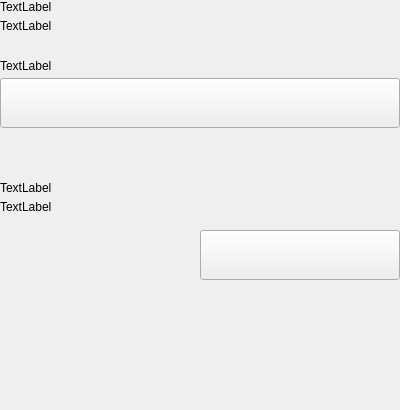
<?xml version="1.0" encoding="UTF-8"?>
<ui version="4.0">
 <class>SettingsBackupWallet</class>
 <widget class="QWidget" name="SettingsBackupWallet">
  <property name="geometry">
   <rect>
    <x>0</x>
    <y>0</y>
    <width>400</width>
    <height>410</height>
   </rect>
  </property>
  <property name="windowTitle">
   <string>Form</string>
  </property>
  <layout class="QVBoxLayout" name="verticalLayout">
   <property name="spacing">
    <number>0</number>
   </property>
   <property name="leftMargin">
    <number>0</number>
   </property>
   <property name="topMargin">
    <number>0</number>
   </property>
   <property name="rightMargin">
    <number>0</number>
   </property>
   <property name="bottomMargin">
    <number>0</number>
   </property>
   <item>
    <widget class="QWidget" name="left" native="true">
     <layout class="QVBoxLayout" name="verticalLayout_2">
      <property name="leftMargin">
       <number>0</number>
      </property>
      <property name="topMargin">
       <number>0</number>
      </property>
      <property name="rightMargin">
       <number>0</number>
      </property>
      <property name="bottomMargin">
       <number>0</number>
      </property>
      <item>
       <layout class="QVBoxLayout" name="verticalLayoutTitle">
        <property name="spacing">
         <number>5</number>
        </property>
        <item>
         <widget class="QLabel" name="labelTitle">
          <property name="text">
           <string>TextLabel</string>
          </property>
         </widget>
        </item>
        <item>
         <widget class="QLabel" name="labelSubtitle1">
          <property name="text">
           <string>TextLabel</string>
          </property>
          <property name="wordWrap">
           <bool>true</bool>
          </property>
         </widget>
        </item>
       </layout>
      </item>
      <item>
       <spacer name="verticalSpacer_5">
        <property name="orientation">
         <enum>Qt::Vertical</enum>
        </property>
        <property name="sizeHint" stdset="0">
         <size>
          <width>20</width>
          <height>20</height>
         </size>
        </property>
       </spacer>
      </item>
      <item>
       <layout class="QVBoxLayout" name="verticalLayout_9">
        <property name="spacing">
         <number>5</number>
        </property>
        <item>
         <widget class="QLabel" name="labelSubtitleLocation">
          <property name="text">
           <string>TextLabel</string>
          </property>
         </widget>
        </item>
        <item>
         <widget class="QPushButton" name="pushButtonDocuments">
          <property name="minimumSize">
           <size>
            <width>0</width>
            <height>50</height>
           </size>
          </property>
          <property name="maximumSize">
           <size>
            <width>16777215</width>
            <height>50</height>
           </size>
          </property>
          <property name="focusPolicy">
           <enum>Qt::NoFocus</enum>
          </property>
          <property name="text">
           <string/>
          </property>
         </widget>
        </item>
       </layout>
      </item>
      <item>
       <spacer name="verticalSpacer_2">
        <property name="orientation">
         <enum>Qt::Vertical</enum>
        </property>
        <property name="sizeHint" stdset="0">
         <size>
          <width>20</width>
          <height>40</height>
         </size>
        </property>
       </spacer>
      </item>
      <item>
       <widget class="QLabel" name="labelDivider">
        <property name="minimumSize">
         <size>
          <width>0</width>
          <height>1</height>
         </size>
        </property>
        <property name="maximumSize">
         <size>
          <width>16777215</width>
          <height>1</height>
         </size>
        </property>
        <property name="text">
         <string/>
        </property>
       </widget>
      </item>
      <item>
       <layout class="QVBoxLayout" name="verticalLayoutTitle_2">
        <property name="spacing">
         <number>5</number>
        </property>
        <item>
         <widget class="QLabel" name="labelTitle_2">
          <property name="text">
           <string>TextLabel</string>
          </property>
         </widget>
        </item>
        <item>
         <widget class="QLabel" name="labelSubtitle_2">
          <property name="text">
           <string>TextLabel</string>
          </property>
          <property name="wordWrap">
           <bool>true</bool>
          </property>
         </widget>
        </item>
       </layout>
      </item>
      <item>
       <spacer name="verticalSpacer_6">
        <property name="orientation">
         <enum>Qt::Vertical</enum>
        </property>
        <property name="sizeHint" stdset="0">
         <size>
          <width>20</width>
          <height>10</height>
         </size>
        </property>
       </spacer>
      </item>
      <item>
       <layout class="QHBoxLayout" name="horizontalLayout_8">
        <item>
         <spacer name="horizontalSpacer_6">
          <property name="orientation">
           <enum>Qt::Horizontal</enum>
          </property>
          <property name="sizeType">
           <enum>QSizePolicy::Expanding</enum>
          </property>
          <property name="sizeHint" stdset="0">
           <size>
            <width>40</width>
            <height>20</height>
           </size>
          </property>
         </spacer>
        </item>
        <item>
         <widget class="QPushButton" name="pushButtonSave_2">
          <property name="minimumSize">
           <size>
            <width>200</width>
            <height>50</height>
           </size>
          </property>
          <property name="maximumSize">
           <size>
            <width>200</width>
            <height>50</height>
           </size>
          </property>
          <property name="focusPolicy">
           <enum>Qt::NoFocus</enum>
          </property>
          <property name="text">
           <string/>
          </property>
         </widget>
        </item>
       </layout>
      </item>
     </layout>
    </widget>
   </item>
   <item>
    <spacer name="verticalSpacer">
     <property name="orientation">
      <enum>Qt::Vertical</enum>
     </property>
     <property name="sizeHint" stdset="0">
      <size>
       <width>20</width>
       <height>40</height>
      </size>
     </property>
    </spacer>
   </item>
  </layout>
 </widget>
 <resources/>
 <connections/>
</ui>
